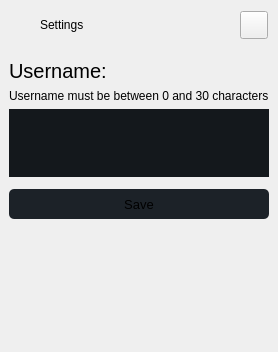
        <widget class="QFrame" name="extraLeftBox">
         <property name="minimumSize">
          <size>
           <width>0</width>
           <height>0</height>
          </size>
         </property>
         <property name="maximumSize">
          <size>
           <width>0</width>
           <height>16777215</height>
          </size>
         </property>
         <property name="frameShape">
          <enum>QFrame::Shape::NoFrame</enum>
         </property>
         <property name="frameShadow">
          <enum>QFrame::Shadow::Raised</enum>
         </property>
         <layout class="QVBoxLayout" name="extraColumLayout">
          <property name="spacing">
           <number>0</number>
          </property>
          <property name="leftMargin">
           <number>0</number>
          </property>
          <property name="topMargin">
           <number>0</number>
          </property>
          <property name="rightMargin">
           <number>0</number>
          </property>
          <property name="bottomMargin">
           <number>0</number>
          </property>
          <item>
           <widget class="QFrame" name="extraTopBg">
            <property name="minimumSize">
             <size>
              <width>0</width>
              <height>50</height>
             </size>
            </property>
            <property name="maximumSize">
             <size>
              <width>16777215</width>
              <height>50</height>
             </size>
            </property>
            <property name="frameShape">
             <enum>QFrame::Shape::NoFrame</enum>
            </property>
            <property name="frameShadow">
             <enum>QFrame::Shadow::Raised</enum>
            </property>
            <layout class="QVBoxLayout" name="verticalLayout_5">
             <property name="spacing">
              <number>0</number>
             </property>
             <property name="leftMargin">
              <number>0</number>
             </property>
             <property name="topMargin">
              <number>0</number>
             </property>
             <property name="rightMargin">
              <number>0</number>
             </property>
             <property name="bottomMargin">
              <number>0</number>
             </property>
             <item>
              <layout class="QGridLayout" name="extraTopLayout">
               <property name="leftMargin">
                <number>10</number>
               </property>
               <property name="topMargin">
                <number>1</number>
               </property>
               <property name="rightMargin">
                <number>10</number>
               </property>
               <property name="horizontalSpacing">
                <number>10</number>
               </property>
               <property name="verticalSpacing">
                <number>0</number>
               </property>
               <item row="0" column="0">
                <widget class="QFrame" name="extraIcon">
                 <property name="minimumSize">
                  <size>
                   <width>20</width>
                   <height>0</height>
                  </size>
                 </property>
                 <property name="maximumSize">
                  <size>
                   <width>20</width>
                   <height>20</height>
                  </size>
                 </property>
                 <property name="frameShape">
                  <enum>QFrame::Shape::NoFrame</enum>
                 </property>
                 <property name="frameShadow">
                  <enum>QFrame::Shadow::Raised</enum>
                 </property>
                </widget>
               </item>
               <item row="0" column="1">
                <widget class="QLabel" name="extraLabel">
                 <property name="minimumSize">
                  <size>
                   <width>150</width>
                   <height>0</height>
                  </size>
                 </property>
                 <property name="text">
                  <string>Settings</string>
                 </property>
                </widget>
               </item>
               <item row="0" column="2">
                <widget class="QPushButton" name="extraCloseColumnBtn">
                 <property name="minimumSize">
                  <size>
                   <width>28</width>
                   <height>28</height>
                  </size>
                 </property>
                 <property name="maximumSize">
                  <size>
                   <width>28</width>
                   <height>28</height>
                  </size>
                 </property>
                 <property name="cursor">
                  <cursorShape>PointingHandCursor</cursorShape>
                 </property>
                 <property name="toolTip">
                  <string>Close left box</string>
                 </property>
                 <property name="text">
                  <string/>
                 </property>
                 <property name="icon">
                  <iconset resource="resources.qrc">
                   <normaloff>:/icons/images/icons/icon_close.png</normaloff>:/icons/images/icons/icon_close.png</iconset>
                 </property>
                 <property name="iconSize">
                  <size>
                   <width>20</width>
                   <height>20</height>
                  </size>
                 </property>
                </widget>
               </item>
              </layout>
             </item>
            </layout>
           </widget>
          </item>
          <item>
           <widget class="QFrame" name="extraContent">
            <property name="minimumSize">
             <size>
              <width>0</width>
              <height>0</height>
             </size>
            </property>
            <property name="styleSheet">
             <string notr="true">QPushButton:pressed {
        background-color: #2ecc71;  /* Pressed state (green) */
    }</string>
            </property>
            <property name="frameShape">
             <enum>QFrame::Shape::NoFrame</enum>
            </property>
            <property name="frameShadow">
             <enum>QFrame::Shadow::Raised</enum>
            </property>
            <layout class="QVBoxLayout" name="verticalLayout_12" stretch="1,5">
             <property name="spacing">
              <number>0</number>
             </property>
             <property name="leftMargin">
              <number>0</number>
             </property>
             <property name="topMargin">
              <number>0</number>
             </property>
             <property name="rightMargin">
              <number>0</number>
             </property>
             <property name="bottomMargin">
              <number>0</number>
             </property>
             <item>
              <widget class="QFrame" name="frame_13">
               <property name="styleSheet">
                <string notr="true">background-color: transparent; border:none;</string>
               </property>
               <property name="frameShape">
                <enum>QFrame::Shape::StyledPanel</enum>
               </property>
               <property name="frameShadow">
                <enum>QFrame::Shadow::Raised</enum>
               </property>
               <layout class="QVBoxLayout" name="verticalLayout_10" stretch="4,2,1,2,2">
                <item>
                 <widget class="QLabel" name="label_6">
                  <property name="styleSheet">
                   <string notr="true">font: bold &quot;Segoe UI&quot;; font-size: 20px;</string>
                  </property>
                  <property name="text">
                   <string>Username:</string>
                  </property>
                 </widget>
                </item>
                <item>
                 <widget class="QLabel" name="label_7">
                  <property name="text">
                   <string>Username must be between 0 and 30 characters</string>
                  </property>
                 </widget>
                </item>
                <item>
                 <widget class="QTextEdit" name="username_input">
                  <property name="styleSheet">
                   <string notr="true">background-color:#14181c;
</string>
                  </property>
                 </widget>
                </item>
                <item>
                 <widget class="QFrame" name="frame_12">
                  <property name="frameShape">
                   <enum>QFrame::Shape::StyledPanel</enum>
                  </property>
                  <property name="frameShadow">
                   <enum>QFrame::Shadow::Raised</enum>
                  </property>
                 </widget>
                </item>
                <item>
                 <widget class="QPushButton" name="save_username_btn">
                  <property name="minimumSize">
                   <size>
                    <width>150</width>
                    <height>30</height>
                   </size>
                  </property>
                  <property name="font">
                   <font>
                    <family>Segoe UI</family>
                    <pointsize>10</pointsize>
                    <italic>false</italic>
                    <bold>false</bold>
                   </font>
                  </property>
                  <property name="cursor">
                   <cursorShape>PointingHandCursor</cursorShape>
                  </property>
                  <property name="styleSheet">
                   <string notr="true">background-color: #1c2228;
border-radius:5px;</string>
                  </property>
                  <property name="text">
                   <string>Save</string>
                  </property>
                  <property name="icon">
                   <iconset resource="resources.qrc">
                    <normaloff>:/icons/images/icons/cil-save.png</normaloff>:/icons/images/icons/cil-save.png</iconset>
                  </property>
                 </widget>
                </item>
               </layout>
              </widget>
             </item>
             <item>
              <widget class="QFrame" name="frame_11">
               <property name="styleSheet">
                <string notr="true">background-color: transparent; border:none;</string>
               </property>
               <property name="frameShape">
                <enum>QFrame::Shape::StyledPanel</enum>
               </property>
               <property name="frameShadow">
                <enum>QFrame::Shadow::Raised</enum>
               </property>
              </widget>
             </item>
            </layout>
           </widget>
          </item>
         </layout>
        </widget>
